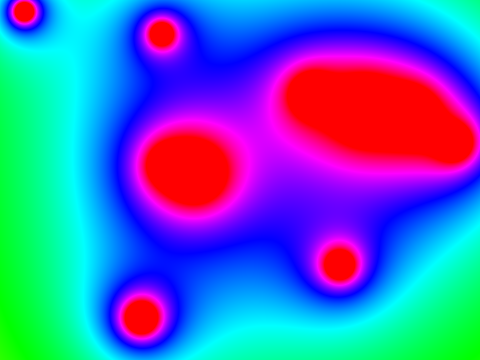
Frame 1 (no input)
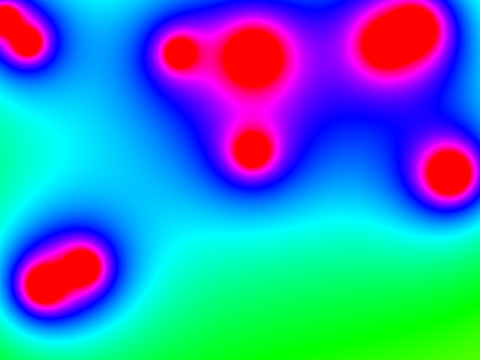
Frame 60 (the mouse pressed at the canvas centre just before this capture)
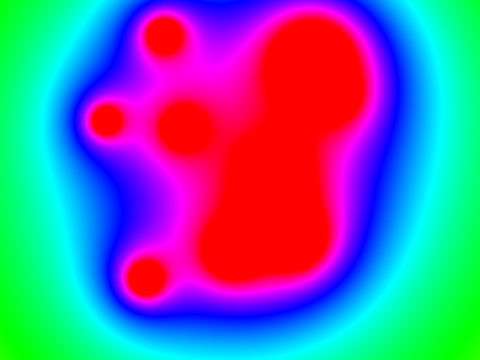
Frame 120 (the mouse held since frame 60 and released just before this capture)

The Processing sketch that drew these frames (run headless with seeded random() and noise(); from frame 60 on, the mouse is pressed at the canvas centre):

// Processing sketch: Metaballs
// ── Metaballs.pde
Blob[] blobs = new Blob[10];
void setup(){
   size(480, 360); 
   colorMode(HSB);
   for(int a = 0; a < blobs.length; a++){
     blobs[a] = new Blob(random(width), random(height));
   }
}
void draw(){
   loadPixels();
   for(int x = 0; x < width; x++){
      for(int y = 0; y < height; y++){
        int index = x + y * width;
        float sum = 0;
        for(Blob b : blobs){
        float d = dist(x, y, b.pos.x, b.pos.y);
        sum += 80 * b.r / d;
        }
        pixels[index] = color(sum, 255, 255);
      }
   }
   updatePixels();
   for( Blob b : blobs){
   b.update();
   }
}

// ── Blob.pde
class Blob{
  PVector pos;
  float r;
  PVector vel;
  
  Blob(float x, float y){
    pos = new PVector(x, y);
    vel = PVector.random2D();
    vel.mult(random(2,5));
    r = random(20,50);
  }
  
  void update(){
    pos.add(vel);
    if(pos.x > width || pos.x < 0){
        vel.x *= -1; 
    }
    if(pos.y > height || pos.y < 0){
        vel.y *= -1; 
    }
  }
}
